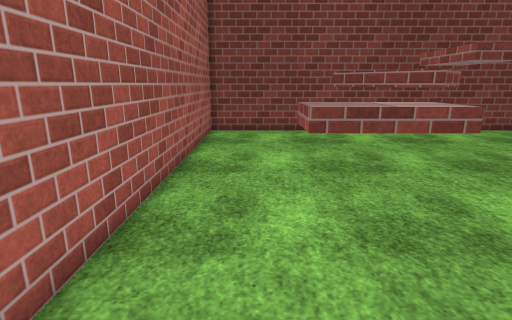
View 1 (above)

16 first-person views from a walk through a Unity game level. The camera is 1.4 m above the floor, tilts 14° down and sees 80° across. The floor is counted in squares, 0.5 m on a side. Each view is taken from the middle of a square. On the plan, view 1 faces up. The plan holds only what a view shows up to about 20 squares ahead; the rest is blank. The place goes on beyond the plan. The player character is not drawn. Surface patterns are stand-ins for the level's own textures.

View 2
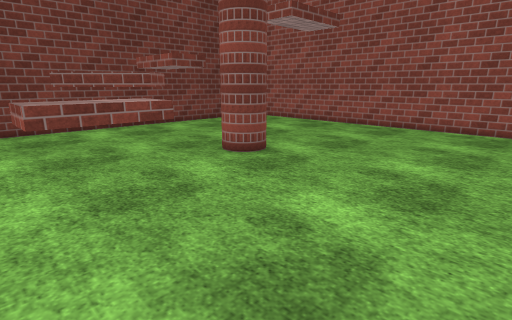

View 3
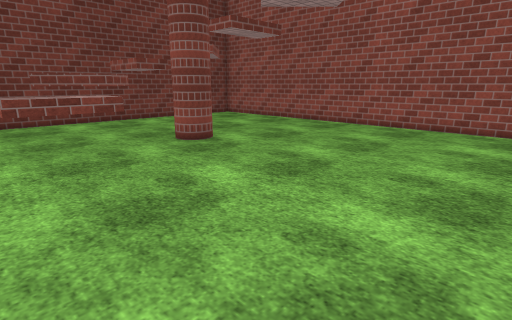

View 4
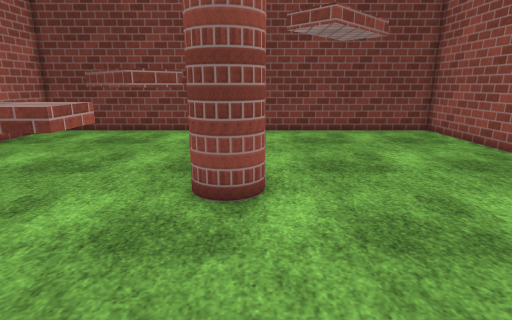

View 5
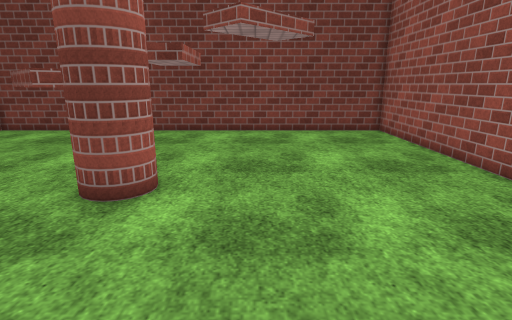

View 6
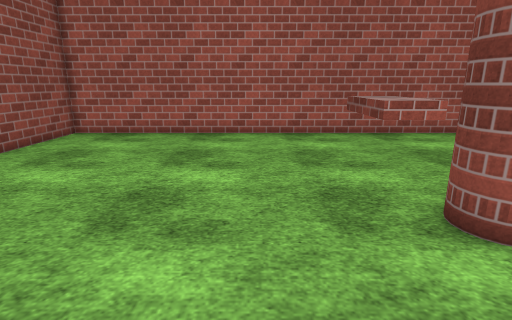

View 7
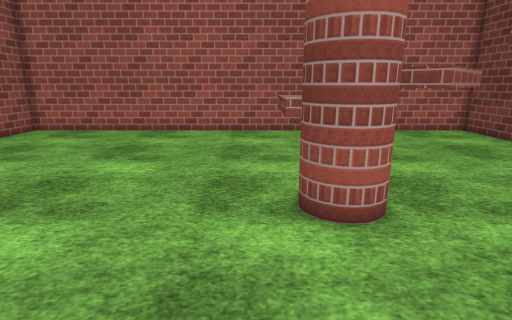

View 8
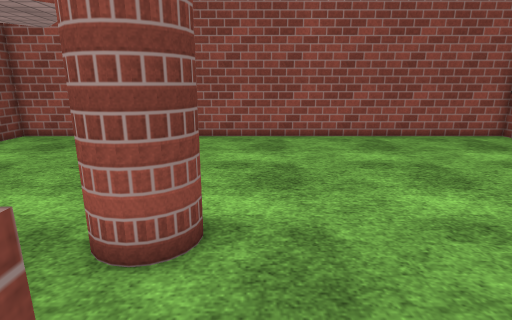

View 9
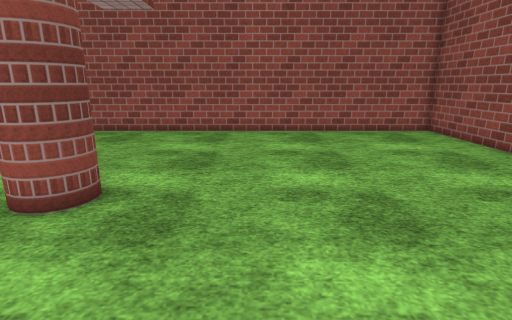

View 10
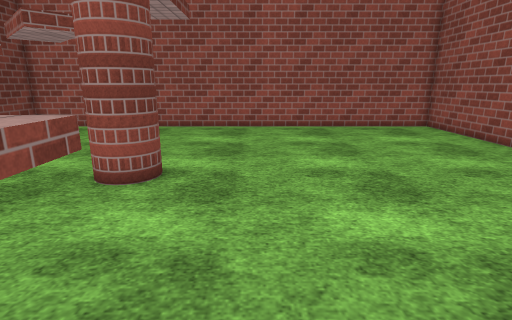

View 11
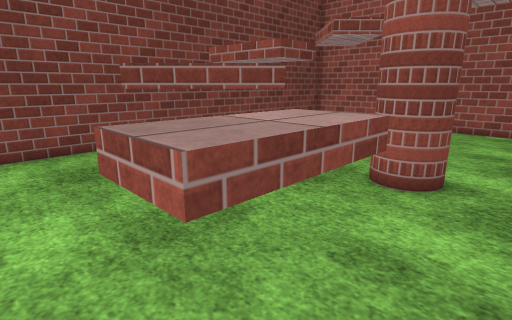

View 12
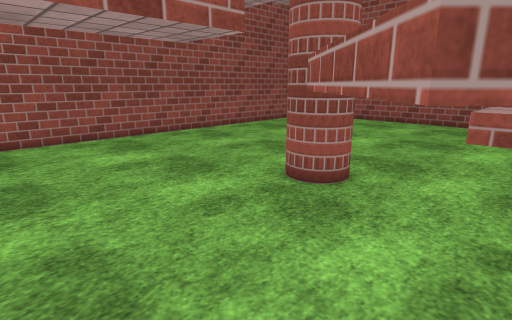

View 13
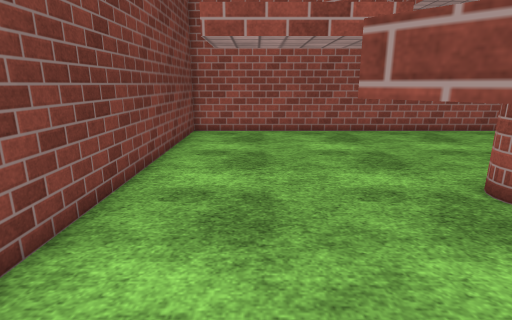

View 14
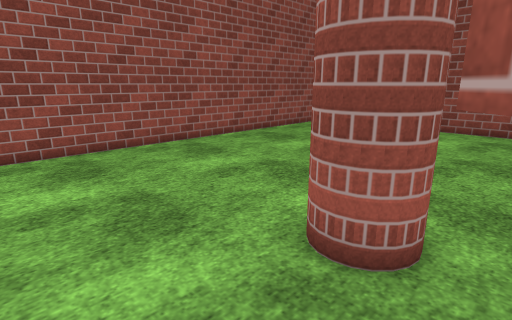

View 15
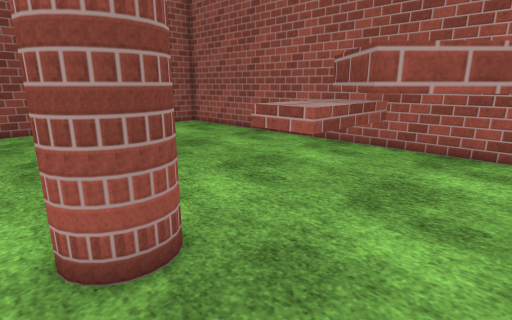

View 16
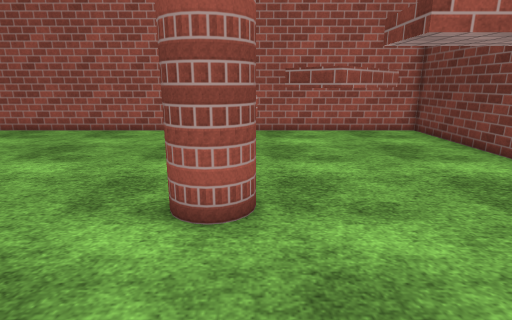

### Floor plan
Key: @ floor where view 1 was taken; # wall or solid block; . floor; ^ raised ledge; T thing the floor can be seen under or through.
Columns run from 3 left of view 1 to 21 right of it. Each row starts with its distance up from view 1.
 19 #########################
 18 #.......................#
 17 #.......................#
 16 #.......................#
 15 #.......................#
 14 #......TT...............#
 13 #......TTT..............#
 12 #......TTTT.............#
 11 #.......TTT.............#
 10 #........T..............#
  9 #...^^^^^...##..........#
  8 #...^^^^^...##..........#
  7 #....^^^^...##..........#
  6 #.......................#
  5 #.......................#
  4 #.......................#
  3 #.......................#
  2 #.......................#
  1 #.......................#
  0 #..@....................#
 -1 #.......................#
 -2 #.......................#
 -3 #.......................#
 -4 #.......................#
 -5 #.......................#
 -6 #.......................#
 -7 #.......   .............#

Positions as (right, up) in squares from view 1, and headings:
1: (0, 0), facing up
2: (0, -2), facing up-right
3: (0, -6), facing up-right
4: (10, 0), facing up
5: (13, 0), facing up
6: (15, 3), facing left
7: (16, 6), facing left
8: (4, 6), facing right
9: (2, 3), facing right
10: (0, 4), facing right
11: (0, 5), facing up-right
12: (4, 16), facing down-right
13: (2, 15), facing right
14: (7, 13), facing down-right
15: (11, 13), facing down-left
16: (16, 9), facing left
